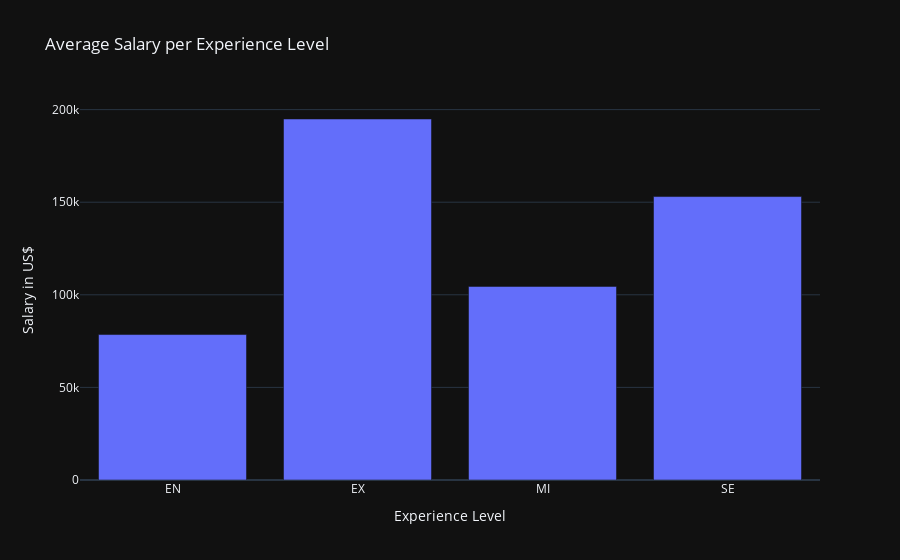

The notebook cell saved with this chart:
### Markdown cell above
What is the average salary by experience level?

### Code cell
average_salary_per_experience = df.groupby('experience_level')['salary_in_usd'].mean().reset_index()
fig=px.bar(average_salary_per_experience,x="experience_level", y="salary_in_usd",title="Average Salary per Experience Level",template="plotly_dark")
fig.update_xaxes(title_text="Experience Level")
fig.update_yaxes(title_text="Salary in US$")
fig

### Figure 1 — Plotly figure (JSON) as saved in the notebook; plotly's stock layout.template omitted (floating-point values rounded to 4 significant figures)
{"data": [{"alignmentgroup": "True", "hovertemplate": "experience_level=%{x}<br>salary_in_usd=%{y}<extra></extra>", "legendgroup": "", "marker": {"color": "#636efa", "pattern": {"shape": ""}}, "name": "", "offsetgroup": "", "orientation": "v", "showlegend": false, "textposition": "auto", "type": "bar", "x": ["EN", "EX", "MI", "SE"], "xaxis": "x", "y": [78550.0, 194900.0, 104500.0, 153100.0], "yaxis": "y"}], "layout": {"barmode": "relative", "legend": {"tracegroupgap": 0}, "title": {"text": "Average Salary per Experience Level"}, "xaxis": {"anchor": "y", "domain": [0, 1], "title": {"text": "Experience Level"}}, "yaxis": {"anchor": "x", "domain": [0, 1], "title": {"text": "Salary in US$"}}}}
